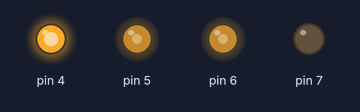
Recording of a sketch running on a simulated Arduino Uno, built with avr-gcc and run on an emulated ATmega328P. On the bench: output pins drawn as LEDs (lit = HIGH).

Above: at 0.05 s.
At 3.0 s:
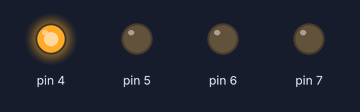
At 5.95 s:
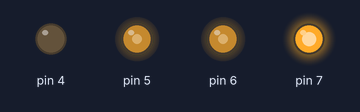
Timing chart, 0 to 7.8 s (numbered marks = the images above):
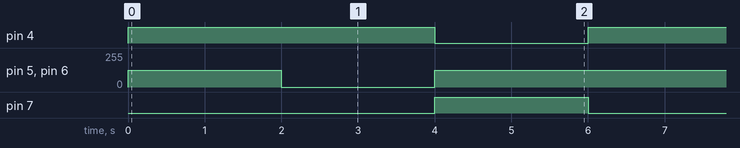

Measured:
- by itself, pin 4: alternates HIGH for 4.0 s and LOW for 2.0 s
- by itself, pin 5, pin 6: repeats every 6.0 s: 0/255 2.0 s, 127/255 4.0 s
- by itself, pin 7: alternates HIGH for 2.0 s and LOW for 4.0 s

The sketch:

avancer_test.ino
```cpp
void setup() {
pinMode(4,OUTPUT);
pinMode(5,OUTPUT);
pinMode(6,OUTPUT);
pinMode(7,OUTPUT);

}

void loop() {
  digitalWrite(4,HIGH);
  analogWrite(5,127);
  digitalWrite(7,LOW);
  analogWrite(6,127);
  delay(2000);
  analogWrite(5,0);
  analogWrite(6,0);
  delay(2000);
  digitalWrite(4,LOW);
  analogWrite(5,127);
  digitalWrite(7,HIGH);
  analogWrite(6,127);
  delay(2000);
  analogWrite(5,0);
  analogWrite(6,0);

}
```
